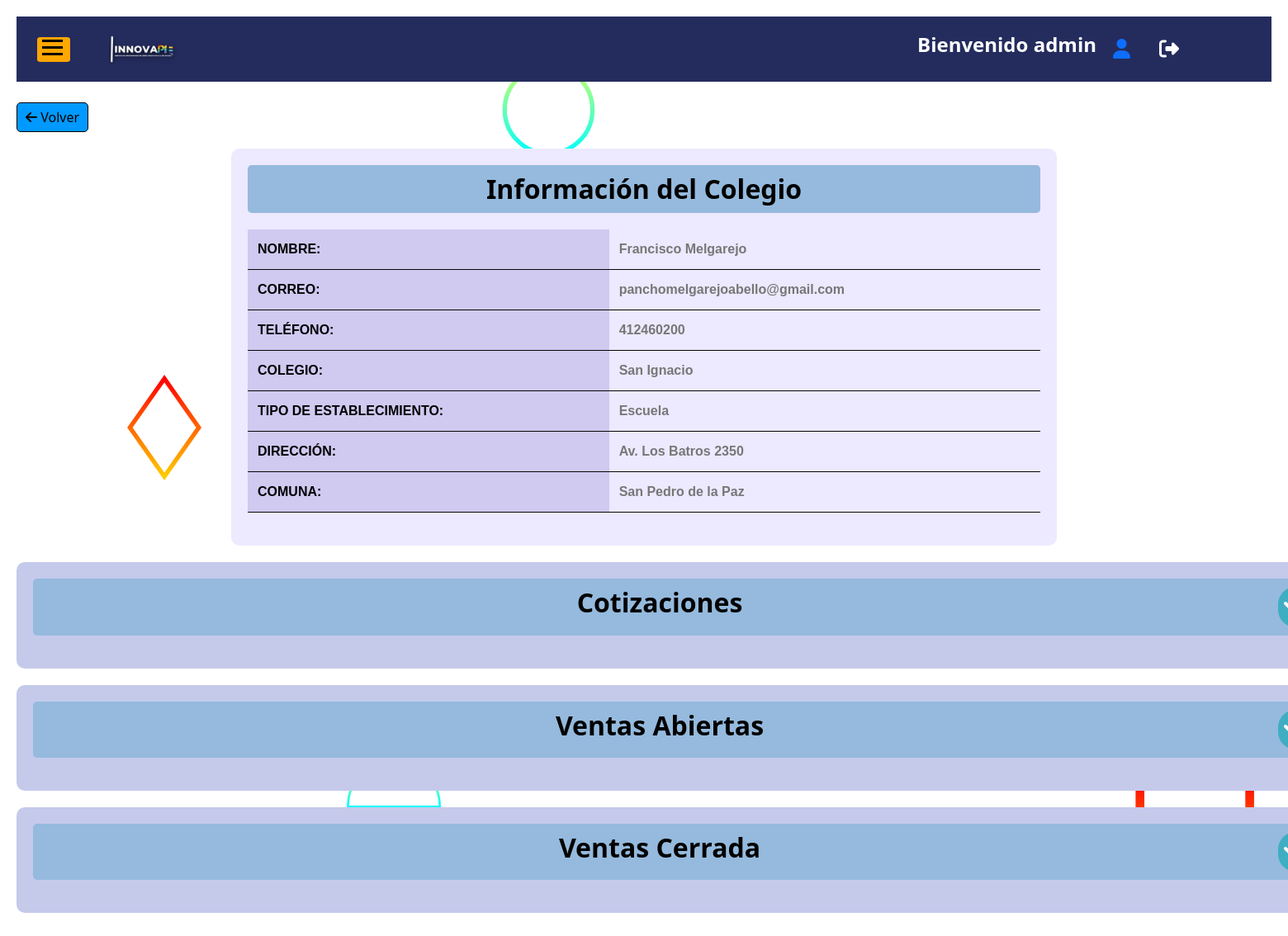
The page /cliente/perfil/ (signed in) on the database its author committed.
### index/models.py (models this page shows, shortened)
class Cliente(models.Model):
    nombre = models.CharField(max_length=100)
    correo = models.EmailField()
    telefono = models.IntegerField()
    colegio = models.CharField(max_length=200)
    direccion = models.CharField(max_length=200)
    ciudad = models.CharField(max_length=200)
    comuna = models.CharField(max_length=200)
    tipo_colegio = models.CharField(max_length=200, null=True)
    cont_cotizacion = models.IntegerField(default=0)
    cont_ventaA = models.IntegerField(default=0)
    cont_ventaC = models.IntegerField(default=0)

### cliente/views.py (the view)
# urls.py: path('perfil/', views.perfilcliente, name="Perfil"),
@login_required
@user_passes_test(lambda u: u.groups.filter(name='Administrador').exists())
def perfilcliente(request):
    cliente = Cliente.objects.get(id=request.session['cliente_select'])
    cotizaciones = Cotizacion.objects.filter(cliente=cliente)
    ventas = Venta.objects.filter(cotizacion__in=cotizaciones)
    context = {
        "cliente" : cliente,
        "cotizaciones" : cotizaciones,
        "ventas" : ventas
    }
    return render(request, 'cliente/perfil.html', context)

### cliente/templates/cliente/perfil.html (shortened to what this page needs)
{% extends "index/base.html" %}
{% load static %}
{% block content %}
<head>
    <link href="{% static 'index/css/stylecotizaventas.css' %}" rel="stylesheet">
</head>
<body>
    <a class="back-button" href="{% url 'Lista Cliente'%}"><i class="fas fa-arrow-left"></i> Volver</a>
    <div class="contenidocolegio">
        <h2 class="form-register">Información del Colegio</h2>
        <table class="colegio-info">
            <tr>
                <th>Nombre:</th>
                <td>{{ cliente.nombre }}</td>
            </tr>
            <tr>
                <th>Correo:</th>
                <td>{{ cliente.correo }}</td>
            </tr>
            <tr>
                <th>Teléfono:</th>
                <td>{{ cliente.telefono }}</td>
            </tr>
            <tr>
                <th>Colegio:</th>
                <td>{{ cliente.colegio }}</td>
            </tr>
            <tr>
                <th>Tipo de Establecimiento:</th>
                <td>{{ cliente.tipo_colegio }}</td>
            </tr>
            <tr>
                <th>Dirección:</th>
                <td>{{ cliente.direccion }}</td>
            </tr>
            <tr>
                <th>Comuna:</th>
                <td>{{ cliente.comuna }}</td>
            </tr>
        </table>
    </div>
    <div class="contenidoreg">
        <h2 class="form-register">Cotizaciones
            <div class="custom-button-container">
                <button class="form-register-button custom-button" onclick="toggleForm('cotizaciones')"><i class="fas fa-chevron-down"></i></button>
            </div>
        </h2>
    </div>
    <div class="contenidoreg">
        <h2 class="form-register">Ventas Abiertas
            <div class="custom-button-container">
                <button class="form-register-button custom-button" onclick="toggleForm('ventas_abiertas')"><i class="fas fa-chevron-down"></i></button>
            </div>
        </h2>
    </div>
    <div class="contenidoreg">
        <h2 class="form-register">Ventas Cerrada
            <div class="custom-button-container">
                <button class="form-register-button custom-button" onclick="toggleForm('ventas_cerradas')"><i class="fas fa-chevron-down"></i></button>
            </div>
        </h2>
    </div>
</body>
{% endblock %}

### index/templates/index/base.html (shortened to what this page needs)
<!DOCTYPE html>
<html>
<head>
    {% load static %}
    <link rel="stylesheet" href="{% static 'index/css/bootstrap.min.css' %}">
    <link href="{% static 'index/css/styles.css' %}" rel="stylesheet">
</head>
<body>
    <div id="content" class="content">
        <header class="header">
            <div class="container">
                <div class="row align-items-center">
                    <div class="col-md-6">
                        <div class="logo">
                            <a title="InnovaPIE" href="{% url 'home' %}">
                                <img src="{% static 'index/img/main_logo.png' %}" alt="InnovaPIE" />
                            </a>
                        </div>
                    </div>
                    <div class="col-md-6">
                        <div class="header-info">
                            <h1 class="title">Bienvenido {{ user.username }}</h1>
                            <div class="user-icon">
                                <a href="{% url 'perfilusuario' %}" title="Perfil del usuario">
                                    <i class="fas fa-user"></i>
                                </a>
                            </div>
                            <div class="logout-icon">
                                <a href="{% url 'logout' %}" title="Cerrar sesión">
                                    <i class="fas fa-sign-out-alt"></i>
                                </a>
                            </div>
                        </div>
                    </div>
                </div>
            </div>
        </header>
        {% block content %}
        {% endblock %}
    </div>
    <button id="toggle-button" class="toggle-button" onclick="toggleNavbar()">
        <span></span>
        <span></span>
        <span></span>
    </button>
</body>
</html>

### index/static/index/css/styles.css (style rules this page uses)
.header { background-color: #242c5e; padding: 20px 0; }
.logo img { width: 100px; height: auto; }
.title { color: #fff; font-size: 24px; font-weight: bold; margin-bottom: 10px; }
body { overflow-x: hidden; }
.content { padding: 20px; transition: margin-left 0.3s ease; }
.toggle-button { position: fixed; top: 45px; left: 45px; z-index: 200; width: 40px; height: 30px; background-color: rgb(255, 166, 0);; border: none; border-radius: 10%; cursor: pointer; }
.toggle-button span { display: block; width: 25px; height: 3px; background-color: #000000; margin-bottom: 5px; transition: background-color 0.3s ease; }
.logout-icon { margin-left: 15px; font-size: 24px; }
.logout-icon a { color: #fff; }

### index/static/index/css/stylecotizaventas.css (style rules this page uses)
body { background-color: linear-gradient(to right, #ffffff, #aaabb1 ,#b6b7c4); background-attachment: fixed; background-size: cover; padding-bottom: 50px; }
.contenidoreg { display: flex; flex-direction: column; margin-bottom: 30px; max-width: 2000px; width: 1600px; margin: 20px auto; background-color: #c5caeb; border-radius: 10px; padding: 20px; }
.form-register { text-align: center; color: #020101; background-color: #95badd; padding: 10px; font-weight: bold; border-radius: 5px; margin-bottom: 20px; }
.contenidocolegio { max-width: 1000px; width: 1000px; margin: 20px auto; background-color: #ede9ff; border-radius: 10px; padding: 20px; }
.colegio-info { width: 100%; border-collapse: collapse; margin-bottom: 20px; font-family: Arial, sans-serif; }
.colegio-info th, .colegio-info td { padding: 12px; text-align: left; border-bottom: 1px solid #060707; }
.colegio-info th { background-color: #d0c9f0; color: #020101; font-weight: bold; text-transform: uppercase; }
.colegio-info td:last-child { font-weight: bold; color: #777; }
.back-button { display: inline-block; margin-right: 10px; padding: 5px 10px; background-color: #0099ff; color: #000000; border: 1px solid #000000; border-radius: 5px; text-decoration: none; font-size: 16px; transition: background-color 0.3s ease; margin-top: 25px; }
.custom-button { background-color: #3faec2; color: #ffffff; border: none; padding: 5px; border-radius: 25px; padding-top: -20px; }

### index/templates/index/base.html (style rules this page uses)
.header-info { display: flex; align-items: center; justify-content: flex-end; gap: 20px; }
.user-icon { font-size: 24px; }

### cliente/templates/cliente/perfil.html (style rules this page uses)
.custom-button-container { float: right; text-align: right; }

### rows shown on the page
Cliente: nombre "Francisco Melgarejo", correo "panchomelgarejoabello@gmail.com", telefono "412460200", colegio "San Ignacio", tipo_colegio "Escuela", direccion "Av. Los Batros 2350", comuna "San Pedro de la Paz"

### other values the page prints
{{ user.username }} "admin"
